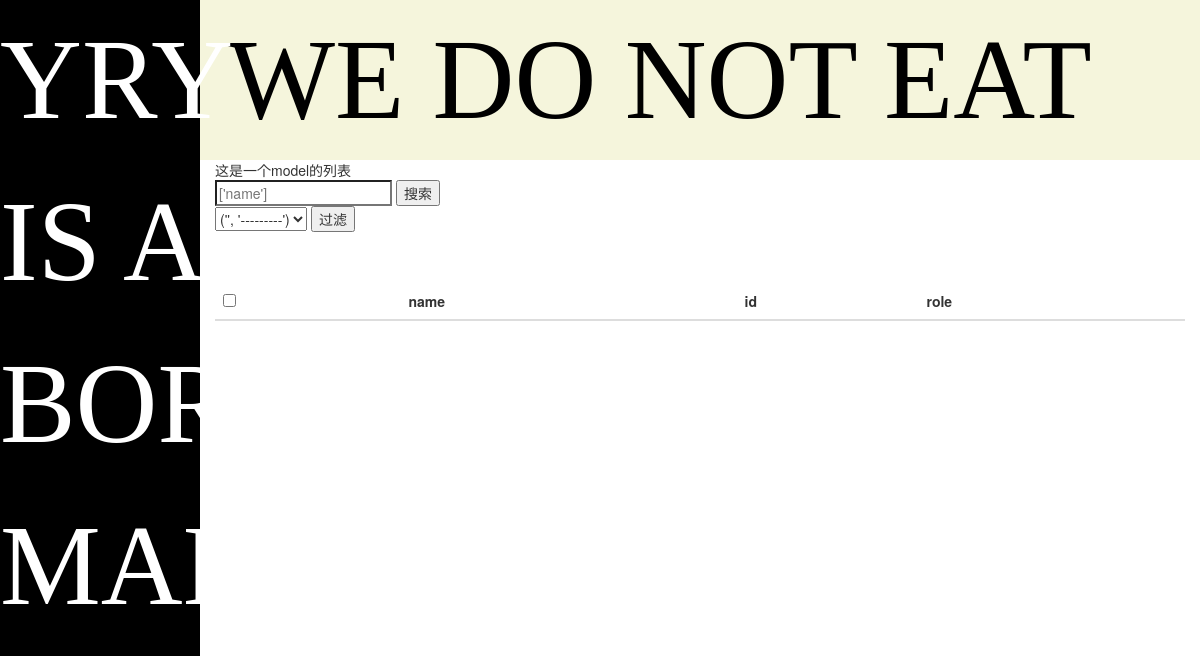
The page /kingadmin/kingadmin/customer/ on the database as committed earlier.
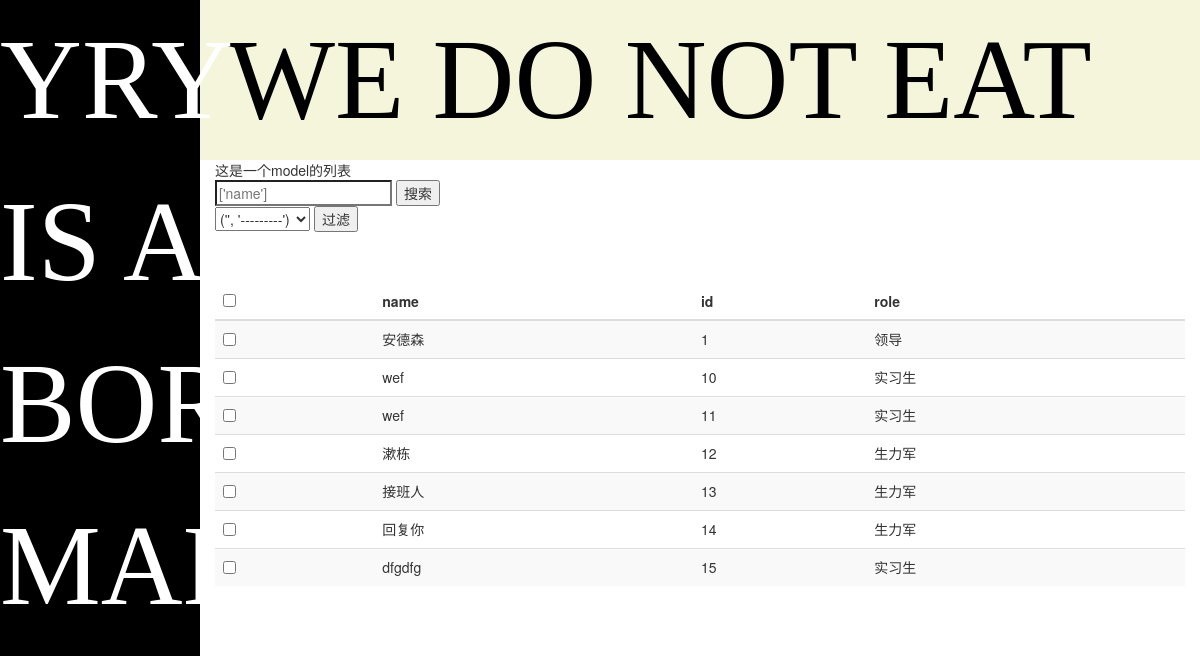
The same page on the database as committed later.
### kingadmin/models.py (models this page shows, shortened)
class Role(models.Model):
    RoleChioce = (
        (0,'领导'),
        (1,'实习生'),
        (2,'生力军'),
    )
    Role = models.IntegerField(choices=RoleChioce)
    Power = models.CharField(max_length=20)
    def __str__(self):
        return self.get_Role_display()

class Customer(models.Model):
    name = models.CharField(max_length=20)
    id = models.AutoField(primary_key=True)
    ChioceFiled = (
        (0,'高中'),
        (1,'大学'),
        (2,'硕士'),
        (3,'毕业'),
    )
    education = models.IntegerField(choices=ChioceFiled)
    role = models.ForeignKey('Role',on_delete=models.SET_NULL,null=True)

### kingadmin/views.py (the view)
# urls.py: path('<str:app>/<str:model>/',views.table_obj_list,name = 'table_obj_list'),
def table_obj_list(request, app, model):
    model_class = site.youwrite[app][model]
    if request.method =='POST':
        pass
    data = model_class.model.objects.all()
    data = get_search_result(data,request,model_class)
    return render(request, 'kingadmin/model.html', {'site': site.youwrite,'queryset':data,'model_class':model_class})

### kingadmin/templatetags/kingadmin_tags.py (called while the page is built)
@register.simple_tag
def create_table_row(obj,model_class):
    rowa = ''
    if model_class.list_display:
        for row in model_class.list_display:
            data = getattr(obj,row)
            show_data = '<td>{}</td>'.format(data)
            rowa+=show_data
    return mark_safe(rowa)

@register.simple_tag
def get_select_filed(filter_filed,model_class):
    filed_obj = model_class.model._meta.get_field(filter_filed)
    option = ''
    for choice in filed_obj.get_choices():
        option += '<option value="{}">{}</option>'.format(choice,choice)
    return mark_safe(option)

### kingadmin/views.py (called while the page is built)
def get_search_result(data , request,model_class):
    search_key = request.GET.get('_q','')
    model_class.search_value = search_key
    if  search_key:
        print('yyy')
        data = data.filter(name__contains=search_key)
    return data

### kingadmin/templates/kingadmin/model.html (shortened to what this page needs)
{% extends 'kingadmin/base.html' %}
{% load kingadmin_tags %}
{% block body %}
    <div>这是一个model的列表</div>
    <form method="get"><input type="search" placeholder="{{ model_class.search_key }}" name="_q" value="{{ model_class.search_value }}">
    <input type="submit"value="搜索">
    </form>
    <form method="get">
        <select name="filter" id="filter">
    {% if model_class.list_filter %}
        {% for filter_filed in model_class.list_filter %}
            {% get_select_filed filter_filed model_class %}
        {% endfor %}
    {% endif %}
 </select>
        <input type="submit"value="过滤">
    </form>
    <table class="table table-striped" style="margin-top: 50px">
    <thead >
    <th><input type="checkbox" value="all"></th>
    {% for foo in model_class.list_display %}
        <th>{{ foo }}</th>
    {% endfor %}
    </thead>
    <tbody>
    {% for foo in queryset %}
        <tr>
            <td>
                 <input type="checkbox"value="{{ obj.id }}">
            </td>
                 {% create_table_row foo model_class %}
        </tr>
    {% endfor %}
    </tbody>
    </table>
{% endblock %}

### kingadmin/templates/kingadmin/base.html (shortened to what this page needs)
<!DOCTYPE html>
<html lang="en">
{% load static %}
<head>
        <link rel="stylesheet" type="text/css" href="{% static 'kingadmin/main.css' %}">
    <link rel="stylesheet" href="https://cdn.jsdelivr.net/npm/bootstrap@3.3.7/dist/css/bootstrap.min.css">
</head>
<body>
<div id="top"><div style="color: black;font-family: 'Agency FB';font-size:30mm;padding-left: 228px">WE DO NOT EAT</div></div>
<div id="left"><div style="color: white;font-family: 'Agency FB';font-size:30mm  ">YRY IS A BORING MAN</div></div>
<div class=" main col-md-10 col-md-offset-2" style="
        position: absolute;
bottom: 0px;
top: 160px;">
{% block body %}
{% endblock %}</div>
</body>
</html>

### kingadmin/static/kingadmin/main.css (style rules this page uses)
body { font-size: 0px; margin: 0px; }
#top { height: 160px; background-color: beige; }
#left { position: fixed; top: 0px; bottom: 0px; width: 200px; background-color: black; }

Rows that differ between the two databases and show on the page:
added Role: filter "('', '---------')"
added Customer: name+id+role "安德森 1 领导"
added Customer: name+id+role "wef 10 实习生"
added Customer: name+id+role "wef 11 实习生"
added Customer: name+id+role "漱栋 12 生力军"
added Customer: name+id+role "接班人 13 生力军"
added Customer: name+id+role "回复你 14 生力军"
added Customer: name+id+role "dfgdfg 15 实习生"
Other text that changed with them:
form field filter: "('', '---------')" → (not shown)
